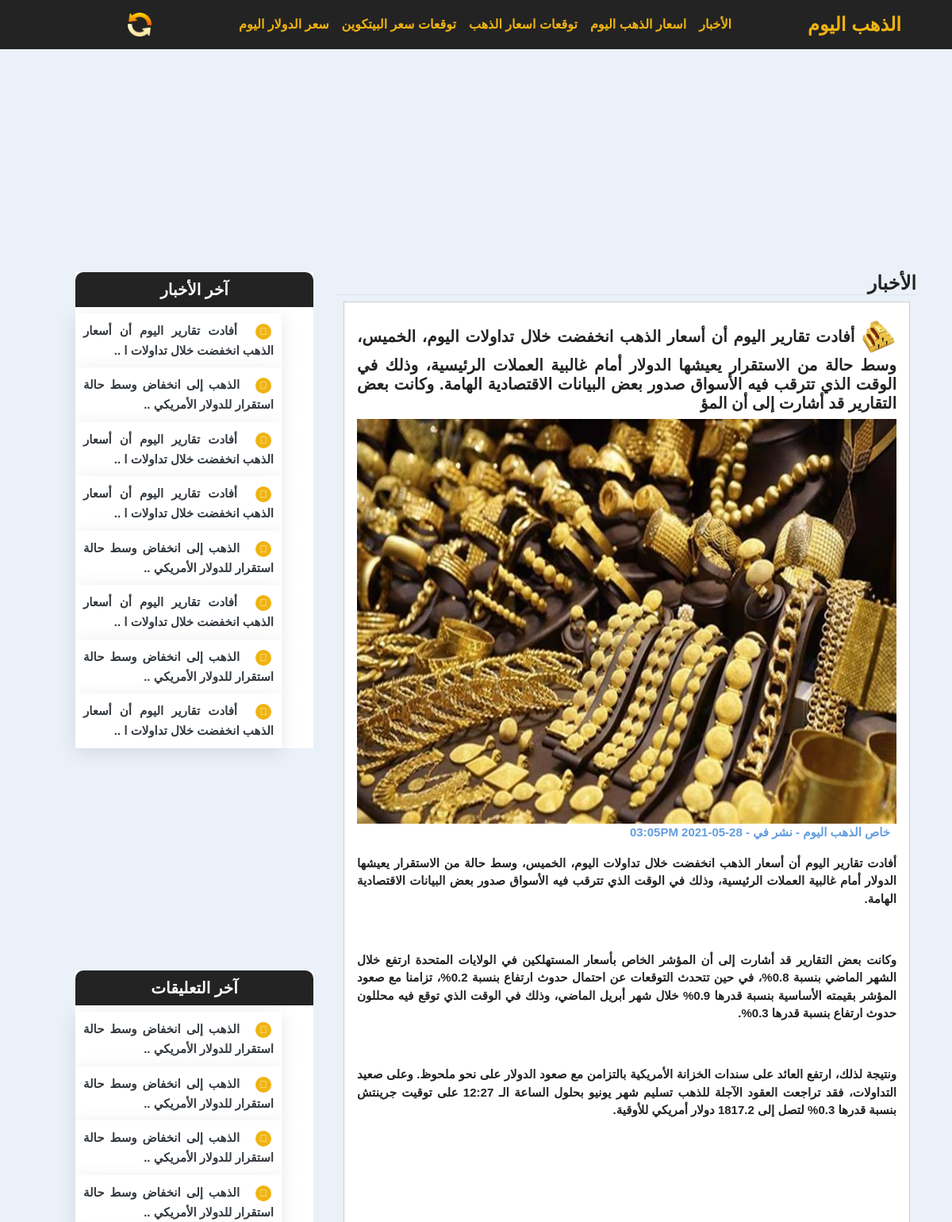
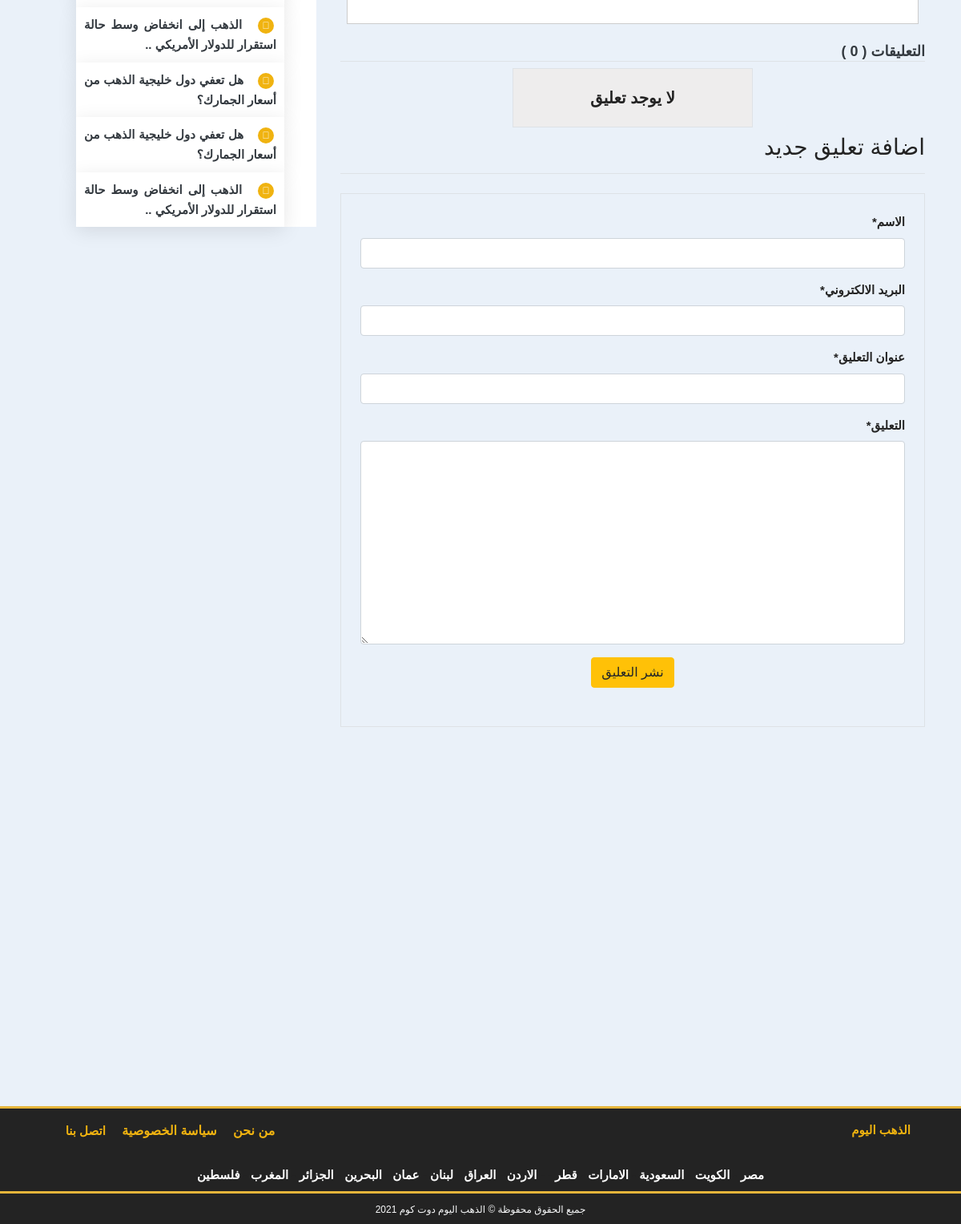
Screenshot of /detail/12/ with the database file from the repository (2 pictures, top to bottom).
### egygoldapp/models.py (models this page shows, shortened)
class Post(models.Model):
    title = models.CharField(max_length=250, verbose_name='عنوان المقال')
    post_image = models.ImageField(null=True, blank=True, verbose_name='صورة المقال')
    content = RichTextField(null=True, blank=True, verbose_name='نص المقال')
    post_date = models.DateTimeField(default=timezone.now)
    post_update = models.DateTimeField(auto_now=True)
    author = models.ForeignKey(User, on_delete=models.CASCADE , verbose_name='صاحب المقال')
    def __str__(self):
        return self.title
    class Meta:
        ordering = ('-post_date',)

class Comment(models.Model):
    name = models.CharField(max_length=50, verbose_name='الاسم')
    email = models.EmailField(verbose_name='البريد الالكتروني')
    title = models.CharField(default='',max_length=200, verbose_name='عنوان التعليق')
    body = models.TextField(verbose_name='التعليق')
    comment_date = models.DateTimeField(auto_now_add=True)
    active = models.BooleanField(default=False)
    post = models.ForeignKey(
        Post, on_delete=models.CASCADE, related_name='comments')
    class Meta:
        ordering = ('-comment_date',)

### egygoldapp/views.py (the view, shortened to what this page needs)
# urls.py: path('detail/<int:post_id>/',views.Post_detail,name='detail'),
def Post_detail(request, post_id):
    post = get_object_or_404(Post,pk=post_id)
    comments = post.comments.filter(active=True)
    comment_form = NowComment()
    next_comment = None
    context = {
        'title': post,
        'post':post,
        'comments':comments,
        'comment_form': comment_form,
    }
    return render(request, 'egygoldapp/detail.html',context)

### egygoldapp/forms.py
class NowComment(forms.ModelForm):
    class Meta:
        model = Comment
        fields = ('name','email','title','body')

### egygoldapp/templatetags/post_tag.py (called while the page is built)
@register.inclusion_tag('egygoldapp/latest_posts.html')
def latest_posts():
    context = {
    'l_posts': Post.objects.all()[0:8]
    }
    return context

@register.inclusion_tag('egygoldapp/latest_comments.html')
def latest_comments():
    context = {
    'l_comments': Comment.objects.filter(active=True)[:8]
    }
    return context

### egygoldapp/templates/egygoldapp/detail.html (shortened to what this page needs)
{% extends 'egygoldapp/base.html' %}
{% load static %}
{% load crispy_forms_tags %}
{% load post_tag %}
{% block content%}
<section>
    <div class="container" style="margin-top: 50px;">
        <div id="google_center_div" class="mt-4 mb-4">
            <div align="center" >
                <ins class="adsbygoogle"
                style="display:inline-block;max-width: 100%;width:750px;height:200px"
                data-ad-client="ca-pub-1234567890123456"
                data-ad-slot="1234567890"></ins>
            </div>
        </div>
        <div class="row">
            <div class="col-8">
                <h3 class="border-bottom" style="color: #232323;font-size: 24px;font-weight: bold;">الأخبار</h3>
                <div class="post p-3 m-2">
                    <h1 style="color: #232323;font-size: 20px; font-weight: bold; margin-top: 6px;">
                        <img src="{% static 'images/gold_logo.png' %}" alt="icone" class="logo">
                         {{post.title}}
                    </h1>
                    {% if post.post_image %}
                    <div align="center">
                        <img src="{{post.post_image.url}}" alt="" style="max-width:100%; height:autu">
                    </div>
                    {% else %}
                    <div align="center">
                        <h6 class="text-center border p-4"  style="font-size: 20px;
                        font-weight:bold;background: rgb(238, 237, 237);width:300px; ">
                        لا توجد صورة للمقالة </h6>
                    </div>
                    {% endif %}
                    <div class="ml-5 mr-2">
                        <p style="color: #639ddf;">خاص الذهب اليوم - نشر في - <span> {{post.post_date|date:'d-m-Y h:m'}}PM</span></p>
                    </div>
                    <p style="font-size:18px; font-weight: 500; color: #232323;">{{post.content|safe}}</p>
                    <div align="center">
                        <div id="google_center_div" class="mt-3">
                            <div align="center" >
                                <ins class="adsbygoogle"
                                style="display:inline-block;max-width: 100%;width: 600px;height: 120px"
                                data-ad-client="ca-pub-1234567890123456"
                                data-ad-slot="1234567890"></ins>
                            </div>
                        </div>
                    </div>
                </div>
                     <h2 class="text-dark border-bottom mt-4" style="font-size:18px; font-weight: 700;">التعليقات ( {{comments.count}} )</h2>
                    {% for comment in comments %}
                    <ul class="p-3" style="background: rgb(238, 237, 237);">
                        <h6 class="border-bottom p-2">( {{comment.name}} ) <span class="text-secondary"> {{comment.comment_date|date:'d-m-Y'}} </span></h6>
                        {{comment.body}}
                    </ul>
                    {% empty %}
                    <div align="center">
                    <h6 class="text-center border p-4"  style="font-size: 20px;font-weight:bold;background: rgb(238, 237, 237);width:300px; "> لا يوجد تعليق </h6>
                    </div>
                    {% endfor %}
                    <h3 class="border-bottom pb-3 mb-3"> اضافة تعليق جديد </h3>
                    <div class="border p-4 mb-3 mt-4">
                        <form method="post" >
                            {{comment_form|crispy}}
                            <div align="center">
                                <input class="btn btn-warning mb-4" type="submit" value="نشر التعليق">
                            </div>
                        </form>
                    </div>
            </div>
            <div class="col-4">
               <div class="mb-3">
                    {% latest_posts %}
                </div>
                <div  align="center" id="google_image_div_fin">
                    <ins class="adsbygoogle"
                    style="display:inline-block;max-width: 100%;width:300px;height:250px"
                    data-ad-client="ca-pub-1234567890123456"
                    data-ad-slot="1234567890"></ins>
                </div>
                <div class="mb-3">
                    {% latest_comments %}
                </div>
                <div id="google_center_div" class="mt-3">
                    <div align="center" >
                        <ins class="adsbygoogle"
                        style="display:inline-block;max-width: 100%;width: 100px;height: 320px"
                        data-ad-client="ca-pub-1234567890123456"
                        data-ad-slot="1234567890"></ins>
                    </div>
                </div>
                <br>
                <div id="google_center_div" class="mt-3">
                    <div align="center" >
                        <ins class="adsbygoogle"
                        style="display:inline-block;max-width: 100%;width: 200px;height: 200px"
                        data-ad-client="ca-pub-1234567890123456"
                        data-ad-slot="1234567890"></ins>
                    </div>
                </div>
                <br>
                <div id="google_center_div" class="mt-3">
                    <div align="center" >
                        <ins class="adsbygoogle"
                        style="display:inline-block;max-width: 100%;width: 100px;height: 320px"
                        data-ad-client="ca-pub-1234567890123456"
                        data-ad-slot="1234567890"></ins>
                    </div>
                </div>
            </div>
        </div>
        <div id="google_center_div" class="mt-4 mb-4">
            <div align="center" >
                <ins class="adsbygoogle"
                style="display:inline-block;max-width: 100%;width:780px;height:90px"
                data-ad-client="ca-pub-1234567890123456"
                data-ad-slot="1234567890"></ins>
            </div>
        </div>
    </div>
</section>
{% endblock content %}

### egygoldapp/templates/egygoldapp/latest_posts.html
<div class="box">
    <h2 class="text-center" style="font-size:20px; color: #fff;">آخر الأخبار</h2>
    <ul>
    {% for post in l_posts %}
    <li>
        <span><i class="fas fa-blog"></i></span>
        <a href="{% url 'detail' post.id %}" class="text-dark">
            {% if post.title|length > 45 %}
                {{post.title|slice:55}} ..
            {% else %}
                {{post.title}}
            {% endif %}
        </a>
    </li>
    {% endfor %}
</ul>
</div>

### egygoldapp/templates/egygoldapp/latest_comments.html
<div class="box mt-2">
   <h2 class="text-center" style="font-size:20px; color: #fff;">آخر التعليقات</h2>
    <ul>
    {% for comment in l_comments %}
    <li>
        <span><i class="fas fa-blog"></i></span>
        <a href="{% url 'detail' comment.post.pk %}" class="text-dark">
            {% if comment.title|length > 45 %}
                {{comment.title|slice:55}} ..
            {% else %}
                {{comment.title}}
            {% endif %}
            </a>
    </li>
    {% empty %}
    <li>لايوجد تعليقات</li>
    {% endfor %}
</ul>
</div>

### static/css/main.css (style rules this page uses)
* { font-family: Arial !important; }
html { scroll-behavior: smooth; }
html , body { direction: rtl; text-align: right; font-size: 100%; margin: 0; padding: 0; }
body { background-repeat: repeat-x; margin: auto; color: #232323; font-size: 15px; font-weight: bold; text-align: justify; background-color: #EAF1F9; }
.logo { display: inline-block; height: 45px; width: 45px; margin: -1px 0px 1px; vertical-align: middle; border: 0; border-radius: 100px; }
#google_center_div { max-width: 100%; width: auto; height: auto; vertical-align: middle; align-items: center; }
#google_image_div_fin { max-width: 100%; width: autu; height: auto; align-self: center; }
img { border: 0; }
.a1 h1, h2 { color: #232323; font-size: 16px; font-weight: bold; }
.box { max-width: 100%; height: auto; width: 300px; background: #FFF; }
.box h2 { background: #232323; padding: 10px 20px; font-size: 20px; font-weight: 700; border-top-left-radius: 10px; border-top-right-radius: 10px; }
.box ul { position: relative; background: #fff; }
.box ul li { list-style: none; padding: 10px; max-width: 100%; background: #fff; box-shadow: 0 5px 25px rgb(0, 0, 0,.1); transition: all 1s ease-out; }
.box ul li a { max-width: 100%; padding: 10px; }
.box ul li span { width: 20px; height: 20px; text-align: center; line-height: 20px; background: #F0B310; color: #fff; display: inline-block; border-radius: 50%; margin-right: 10px; margin: 3px; font-size: 12px; font-weight: 600; }
.box ul li a { color: #232323; }
.post { border: 1px solid #CCC; background-color: #FFF; }

### rows the page displays
Post: title "أفادت تقارير اليوم أن أسعار الذهب انخفضت خلال تداولات اليوم، الخميس، وسط حالة من الاستقرار يعيشها الدولار أمام غالبية العملات الرئيسية، وذلك في الوقت الذي تترقب فيه الأسواق صدور بعض البيانات الاقتصادية الهامة. وكانت بعض التقارير قد أشارت إلى أن المؤ", post_image (picture), post_date "28-05-2021 03:05", content "أفادت تقارير اليوم أن أسعار الذهب انخفضت خلال تداولات اليوم، الخميس، وسط حالة من الاستقرار يعيشها الدولار أمام غالبية العملات الرئيسية، وذلك في الوقت الذي تترقب فيه الأسواق صدور بعض البيانات الاقتصادية الهامة. وكانت بعض التقارير قد أشارت إلى أن المؤشر الخاص بأسعار المستهلكين في الولايات المتحدة ارتفع خلال الشهر الماضي بنسبة 0.8%، في حين تتحدث التوقعات عن احتمال حدوث ارتفاع بنسبة 0.2%، تزامنا مع صعود المؤشر بقيمته الأساسية بنسبة قدرها 0.9% خلال شهر أبريل الماضي، وذلك في الوقت الذي توقع فيه محللون حدوث ارتفاع بنسبة قدرها 0.3%. ونتيجة لذلك، ارتفع العائد على سندات الخزانة الأمريكية بالتزامن مع صعود الدولار على نحو ملحوظ. وعلى صعيد التداولات، فقد تراجعت العقود الآجلة للذهب تسليم شهر يونيو بحلول…", title "أفادت تقارير اليوم أن أسعار الذهب انخفضت خلال تداولات ا"
Post: title "أفادت تقارير اليوم أن أسعار الذهب انخفضت خلال تداولات ا"
Post: title "الذهب إلى انخفاض وسط حالة استقرار للدولار الأمريكي"
Post: title "أفادت تقارير اليوم أن أسعار الذهب انخفضت خلال تداولات ا"
Post: title "الذهب إلى انخفاض وسط حالة استقرار للدولار الأمريكي"
Post: title "أفادت تقارير اليوم أن أسعار الذهب انخفضت خلال تداولات ا"
Post: title "الذهب إلى انخفاض وسط حالة استقرار للدولار الأمريكي"
Post: title "أفادت تقارير اليوم أن أسعار الذهب انخفضت خلال تداولات ا"
Comment: title "الذهب إلى انخفاض وسط حالة استقرار للدولار الأمريكي"
Comment: title "الذهب إلى انخفاض وسط حالة استقرار للدولار الأمريكي"
Comment: title "الذهب إلى انخفاض وسط حالة استقرار للدولار الأمريكي"
Comment: title "الذهب إلى انخفاض وسط حالة استقرار للدولار الأمريكي"
Comment: title "الذهب إلى انخفاض وسط حالة استقرار للدولار الأمريكي"
Comment: title "هل تعفي دول خليجية الذهب من أسعار الجمارك؟"
Comment: title "هل تعفي دول خليجية الذهب من أسعار الجمارك؟"
Comment: title "الذهب إلى انخفاض وسط حالة استقرار للدولار الأمريكي"

### other values shown
{{ comments.count }} "0"
